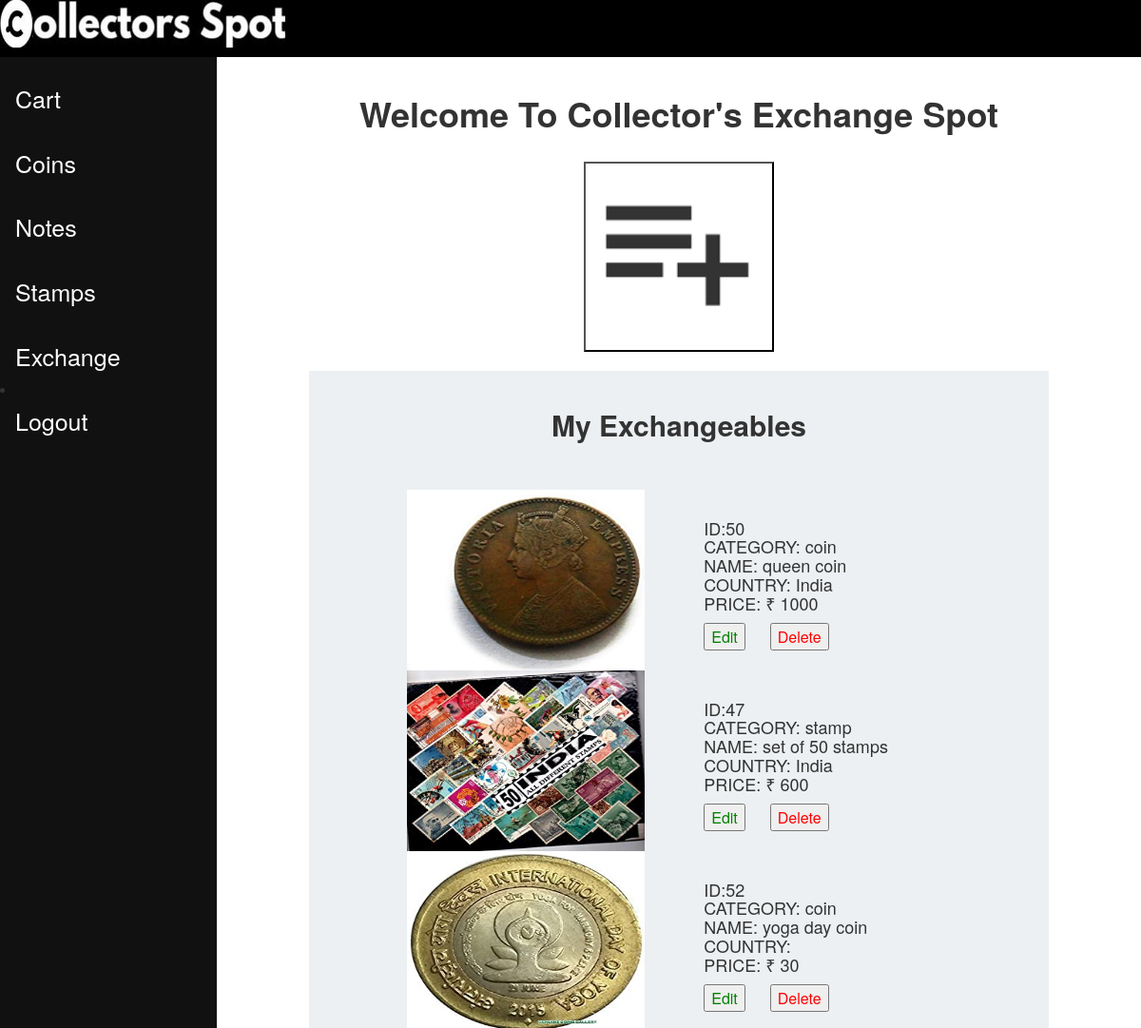
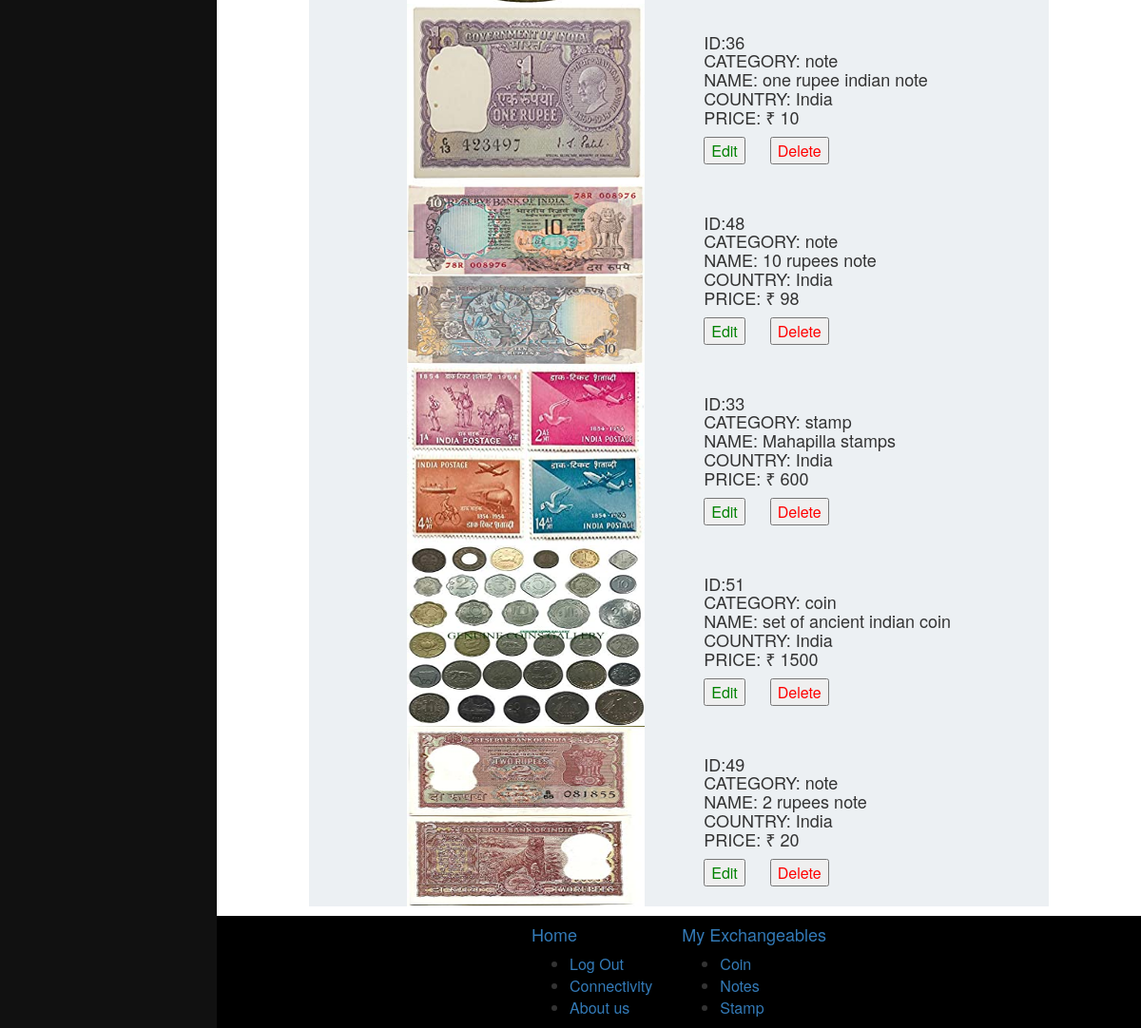
Screenshot of /add.php (signed in) with the database file from the repository (2 pictures, top to bottom).
### tables this page shows
CREATE TABLE IF NOT EXISTS `exchangeables` (
  `id` bigint(10) NOT NULL AUTO_INCREMENT,
  `pid` varchar(50) NOT NULL,
  `category` varchar(6) NOT NULL,
  `img` varchar(80) NOT NULL,
  `name` varchar(500) NOT NULL,
  `year` int(4) NOT NULL,
  `price` double NOT NULL,
  `country` varchar(20) NOT NULL,
  PRIMARY KEY (`id`)
);

### add.php (the view, shortened to what this page needs)
<?php
	include('conc.php');
?>
<head>
  <link rel="stylesheet" href="https://maxcdn.bootstrapcdn.com/bootstrap/3.4.0/css/bootstrap.min.css">
</head>
<body>
    <div style="height:60px;background-color:#000000;align:center;">
      <img src="logo.jpg"height="50px"width="300px" />&nbsp;&nbsp;&nbsp;&nbsp;&nbsp;&nbsp;
	</div>
	<div class="splitl left">
		<div class="sidenav">
		    <a href="cart.php">Cart</a><br/>
			<a href="coin.php">Coins</a><br/>
			<a href="note.php">Notes</a><br/>
			<a href="stamp.php">Stamps</a><br/>
			<a href="add.php">Exchange</a>
			<li><a href='logout.php'><i class=\"fa fa-angle-double-right\" aria-hidden=\"true\"></i>Logout</a></li>
		</div>
	</div>
	<div class="splitr right">
		<div style="background:white;">
				<center><h1><b>Welcome  To  Collector's  Exchange Spot</b></h1>
				<br/><input type="button" name="addcoin" value=" " align="center" onclick="openForm()" style="background-image:url('add.jpg');background-size:200px ;width:200px ;height:200px; "></center>
		</div>
		<br/>
		<div style="background:#ECF0F3; width:80%; margin-left:10%;"  >
				<br/><center><h2><b>My Exchangeables</b></h2></center>
				<?php
				   $e=$_SESSION['email'];
				   $q="select * from exchangeables where pid='$e'";
				   $res=mysqli_query($con,$q);
				   $num=mysqli_num_rows($res);
				   if($num>0)
				   {
					   echo"<table  align='center' >";
					   while($rows=mysqli_fetch_assoc($res))
					   {
							   echo"<div class='row' style='margin-left:5%'>";
							   echo"<div class='column'>";
							   echo"<div class='card '>";
							   echo"<div class='landscape '>";
							   echo"<tr><td>";
							   echo"<img class='img1' src=".$rows["img"]." class='hover-shadow cursor'>";
							   echo"</td><td>&nbsp;&nbsp;&nbsp;&nbsp;&nbsp;&nbsp;&nbsp;&nbsp;&nbsp;&nbsp;&nbsp;&nbsp;&nbsp;&nbsp</td><td>";
							   echo"<h4>ID:".$rows["id"]."<br/> CATEGORY: ".$rows["category"]."<br/>NAME: ".$rows["name"]."<br/>COUNTRY: ".$rows["country"]."<br/>PRICE: ₹ ".$rows["price"]."<br/></h4>";
							   echo"<button type='button' style='color:Green;' name='edit' onclick='openEditForm(".$rows['id'].")' >Edit</button>";
							   echo "<button type='button' style='color:red;margin-left:10%;' name='delete' onclick='foo(".$rows['id'].")'  id='d'>Delete</button></td></tr>";
							   echo"<div class='container'>";
							   echo"</div></div></div></div></div>";
					   }
					   echo"</table>";
				   }
				 ?>
		</div>
		<div style="background-color:#000000; height:120px; font-color:#ffffff;margin-top:10px;">
			  <table align="center">
			  <tr>
				  <td>
					 <h4><a href="index.php">Home</h4>
					 <ul>
					 <li><a href="index.php">Log Out</li>
					 <li><a href="index.php">Connectivity</li>
					 <li><a href="index.php">About us</li>
					 </ul>
				  </td>
				  <td>&nbsp;&nbsp;&nbsp;&nbsp;&nbsp;&nbsp;&nbsp;
				  <td>
					 <h4><a href="#about">My Exchangeables</h4>
					 <ul>
					 <li><a href="coin.php">Coin</li>
					 <li><a href="note.php">Notes</li>
					 <li><a href="stamp.php">Stamp</li>
					 </ul>
				  </td>
			   </tr>
			   </table><br/><br/><br/>
		</div>
	</div>
</body>

### add.php (style rules this page uses)
.splitl { height: 100%; width: 19%; position: fixed; z-index: 1; top: 0; overflow-x: hidden; padding-top: 20px; }
.splitr { height: 100%; width: 81%; position: fixed; z-index: 1; top: 0; overflow-x: hidden; padding-top: 20px; }
.left { left: 0; top:60px; background-color: #111; }
.right { right: 0; top:60px; }
.sidenav { height: 100%; width: 18%; position: fixed; z-index: 1; top: 60px; left: 0; background-color: #111; overflow-x: hidden; padding-top: 20px; }
.sidenav a { padding: 6px 8px 6px 16px; text-decoration: none; font-size: 25px; color: #FFF; display: block; }
.img1 { max-width:100%; max_height:100%; display:block; height:190px; width:250px; }
.card { box-shadow: 0 4px 8px 0 rgba(0,0,0,0.2); transition: 0.3s; width: 4%; border-radius: 5px; }
.container { padding: 2px 16px; }

### rows the page displays
exchangeables: img (picture), id "50", category "coin", name "queen coin", country "India", price "1000"
exchangeables: img (picture), id "47", category "stamp", name "set of 50 stamps", country "India", price "600"
exchangeables: img (picture), id "52", category "coin", name "yoga day coin", price "30"
exchangeables: img (picture), id "36", category "note", name "one rupee indian note", country "India", price "10"
exchangeables: img (picture), id "48", category "note", name "10 rupees note", country "India", price "98"
exchangeables: img (picture), id "33", category "stamp", name "Mahapilla stamps", country "India", price "600"
exchangeables: img (picture), id "51", category "coin", name "set of ancient indian coin", country "India", price "1500"
exchangeables: img (picture), id "49", category "note", name "2 rupees note", country "India", price "20"
